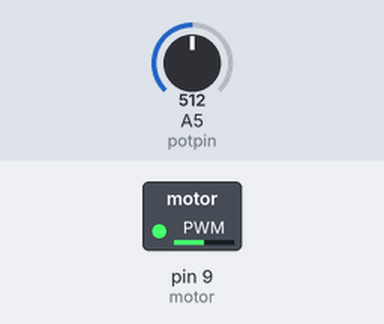
Bench run of a sketch on a simulated Arduino Uno, built with avr-gcc and run on an emulated ATmega328P. Shown: switched loads named in the sketch (green lamp = pin HIGH). Inputs (shaded band) come from the test bench; at power-on: A5 (potpin) = 512. What the sketch prints to the serial monitor is not drawn.

Above: at 1.2 s.
1.3 s: A5 (potpin) set to 716
At 2.0 s:
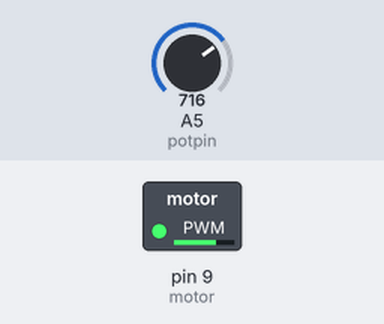
2.9 s: A5 (potpin) set to 900
At 4.2 s:
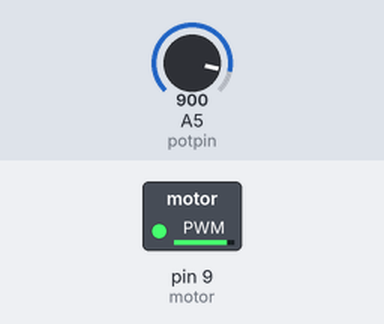
4.5 s: A5 (potpin) set to 122
At 5.8 s:
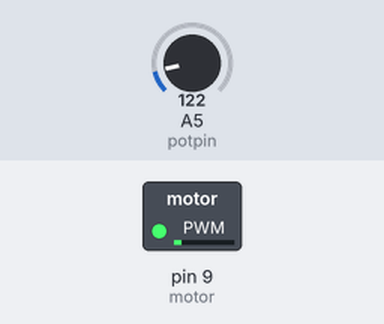
6.1 s: A5 (potpin) set to 0
At 7.1 s:
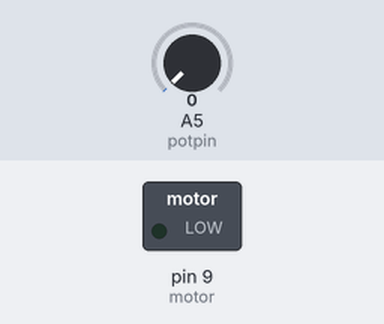
Timing chart, 0 to 9.1 s (numbered marks = the images above; inputs shaded):
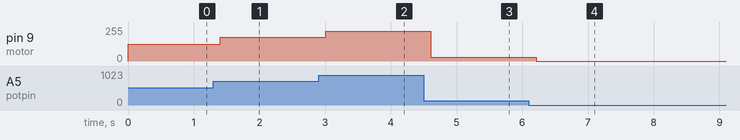

The sketch:

mars_task2.ino
```cpp
//C++ code
////////////////////////////////
//inputs
int potpin=A5;
int ury=2;
//outputs
int motor = 9; //pwmpin
int dir=4; //dir pin
////////////////////////////////


int potval; //value
int speed; //value for range change

void setup()
{
  pinMode(motor, OUTPUT);
  Serial.begin(9600);
  pinMode(potpin, INPUT);
  pinMode(dir, INPUT);
  pinMode(ury, INPUT);
  //since using analog read and write, using only loop for speed
}

void loop()
{

  //--------speed control---------
  //pot is reading of A0
  potval=analogRead(potpin);
  //changing range of A0 from
  speed=map(potval, 0, 1023,0, 255);
  analogWrite(motor, speed);
  //-------direction control-----
char Serial_data=Serial.read();
Serial.println(Serial_data);
Serial.println(potpin);
// Serial.println(speed);
 if(Serial_data=='c')
 {
    digitalWrite(dir,HIGH);
 }
 else if(Serial_data=='d')
 {
  digitalWrite(dir, LOW);

 }
 delay(200);
 //checking pwm value for 0 to 255
}
```

Measured:
- after the input at 1.3 s, pin 9 (motor): 127/255 → 178/255 after 0.10 s
- after the input at 2.9 s, pin 9 (motor): 178/255 → 224/255 after 0.11 s
- after the input at 4.5 s, pin 9 (motor): 224/255 → 30/255 after 0.11 s
- after the input at 6.1 s, pin 9 (motor): 30/255 → 0/255 after 0.11 s
